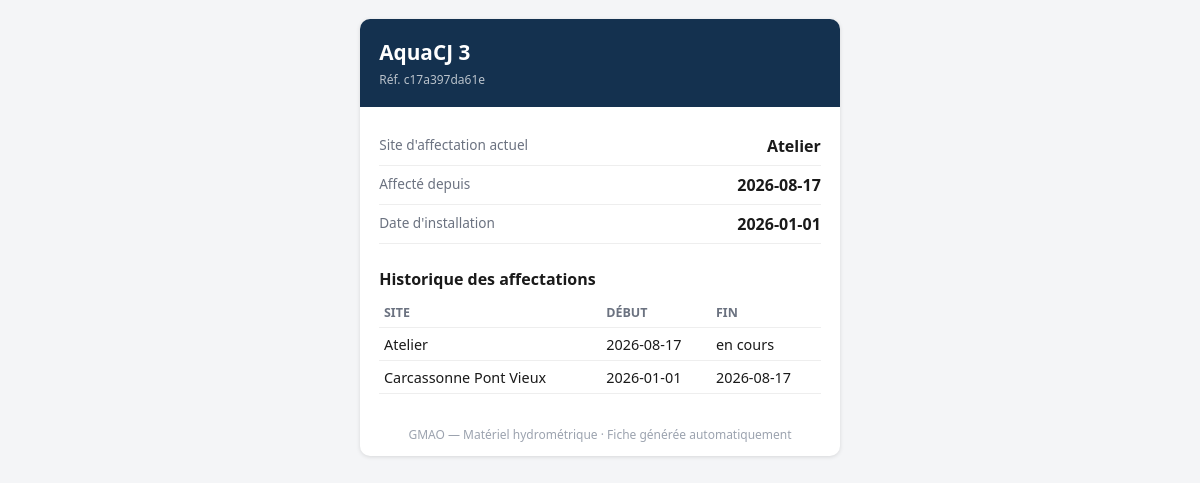
The page /equipement/c17a397da61e/fiche on the database its author committed.
### tables this page shows
CREATE TABLE equipement (
    id TEXT PRIMARY KEY,
    nom TEXT NOT NULL UNIQUE,
    date_installation TEXT NOT NULL
);

CREATE TABLE affectation (
    id INTEGER PRIMARY KEY AUTOINCREMENT,
    equipement_id TEXT NOT NULL REFERENCES equipement(id),
    site TEXT NOT NULL,
    date_debut TEXT NOT NULL,
    date_fin TEXT
);

### run.py (the view)
@app.route("/equipement/<equipement_id>/fiche")
def fiche_publique(equipement_id):
    with db.db_session() as conn:
        equipement = db.get_equipement(conn, equipement_id)
        site_actuel = db.get_site_actuel(conn, equipement_id)
        historique = db.get_historique(conn, equipement_id)
    return render_template(
        "fiche.html", equipement=equipement, site_actuel=site_actuel, historique=historique
    )

### app/db.py (called while the page is built)
def get_connection():
    conn = sqlite3.connect(config.DB_PATH)
    conn.row_factory = sqlite3.Row
    conn.execute("PRAGMA foreign_keys = ON")
    return conn

@contextmanager
def db_session():
    conn = get_connection()
    try:
        yield conn
        conn.commit()
    finally:
        conn.close()

def get_equipement(conn, equipement_id):
    return conn.execute(
        "SELECT * FROM equipement WHERE id = ?", (equipement_id,)
    ).fetchone()

def get_site_actuel(conn, equipement_id):
    return conn.execute(
        "SELECT * FROM affectation WHERE equipement_id = ? AND date_fin IS NULL",
        (equipement_id,),
    ).fetchone()

def get_historique(conn, equipement_id):
    return conn.execute(
        """
        SELECT * FROM affectation
        WHERE equipement_id = ?
        ORDER BY date_debut DESC
        """,
        (equipement_id,),
    ).fetchall()

### app/templates/fiche.html (shortened to what this page needs)
<!doctype html>
<html lang="fr">
<head>
</head>
<body>
<div class="card">
  <div class="card-header">
    <h1>{{ equipement.nom }}</h1>
    <div class="id">Réf. {{ equipement.id }}</div>
  </div>
  <div class="card-body">
    <div class="row"><span class="label">Site d'affectation actuel</span><span class="value">{{ site_actuel.site if site_actuel else '—' }}</span></div>
    <div class="row"><span class="label">Affecté depuis</span><span class="value">{{ site_actuel.date_debut if site_actuel else '—' }}</span></div>
    <div class="row"><span class="label">Date d'installation</span><span class="value">{{ equipement.date_installation }}</span></div>
    <h2>Historique des affectations</h2>
    <table>
      <thead><tr><th>Site</th><th>Début</th><th>Fin</th></tr></thead>
      <tbody>
        {% for a in historique %}
        <tr>
          <td>{{ a.site }}</td>
          <td>{{ a.date_debut }}</td>
          <td>{{ a.date_fin or 'en cours' }}</td>
        </tr>
        {% endfor %}
      </tbody>
    </table>
  </div>
  <div class="footer">GMAO — Matériel hydrométrique · Fiche générée automatiquement</div>
</div>
</body>
</html>

### app/templates/fiche.html (style rules this page uses)
:root { color-scheme: light dark; }
body { font-family: system-ui, -apple-system, "Segoe UI", sans-serif; margin: 0; background: #f4f5f7; color: #1a1a1a; padding: 1.2rem; }
.card { max-width: 480px; margin: 0 auto; background: #fff; border-radius: 10px; box-shadow: 0 1px 4px rgba(0,0,0,.12); overflow: hidden; }
.card-header { background: #14314f; color: #fff; padding: 1.2rem; }
.card-header h1 { margin: 0; font-size: 1.3rem; }
.card-header .id { font-size: .75rem; opacity: .7; margin-top: .3rem; }
.card-body { padding: 1.2rem; }
.row { display: flex; justify-content: space-between; padding: .5rem 0; border-bottom: 1px solid #eee; }
.row .label { color: #6b7280; font-size: .85rem; }
.row .value { font-weight: 600; text-align: right; }
h2 { font-size: 1rem; margin: 1.5rem 0 .5rem; }
table { width: 100%; border-collapse: collapse; font-size: .9rem; }
th, td { text-align: left; padding: .4rem .3rem; border-bottom: 1px solid #eee; }
th { color: #6b7280; font-weight: 600; font-size: .78rem; text-transform: uppercase; }
.footer { text-align: center; padding: .8rem; font-size: .75rem; color: #9ca3af; }

### rows shown on the page
equipement: nom "AquaCJ 3", id "c17a397da61e", date_installation "2026-01-01"
affectation: site "Atelier", date_debut "2026-08-17", date_fin "en cours"
affectation: site "Carcassonne Pont Vieux", date_debut "2026-01-01", date_fin "2026-08-17"
